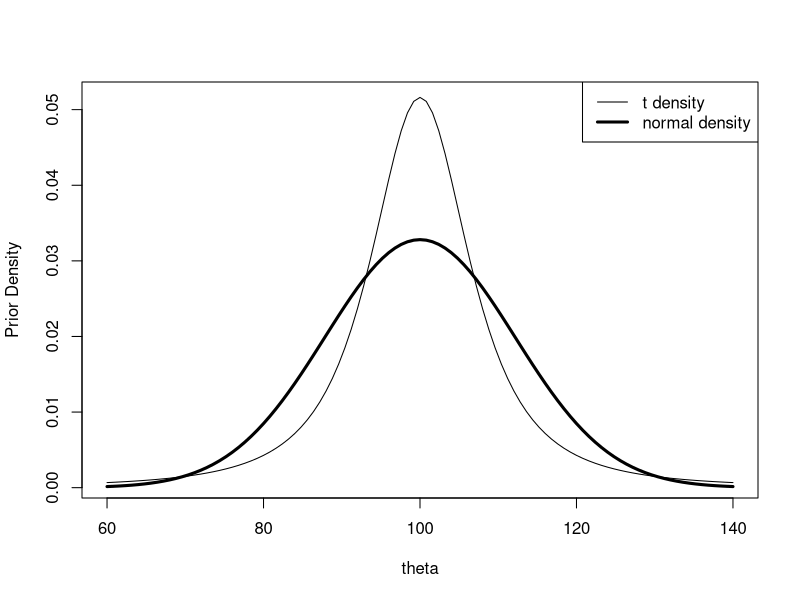
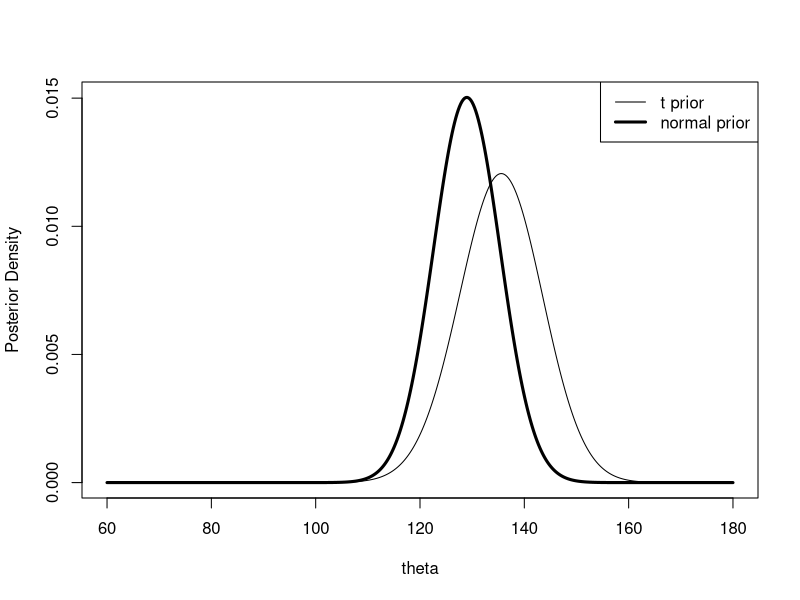

Generate these figures, in order, with R:
####################################################
# Section 3.4 An Illustration of Bayesian Robustness
####################################################

 library(LearnBayes)

 quantile1=list(p=.5,x=100); quantile2=list(p=.95,x=120)
 normal.select(quantile1, quantile2)

 mu = 100
 tau = 12.16
 sigma = 15
 n = 4
 se = sigma/sqrt(4)
 ybar = c(110, 125, 140)
 tau1 = 1/sqrt(1/se^2 + 1/tau^2)
 mu1 = (ybar/se^2 + mu/tau^2) * tau1^2
 summ1=cbind(ybar, mu1, tau1)
 summ1

 tscale = 20/qt(0.95, 2)
 tscale

 par(mfrow=c(1,1))
 curve(1/tscale*dt((x-mu)/tscale,2),
   from=60, to=140, xlab="theta", ylab="Prior Density")
 curve(dnorm(x,mean=mu,sd=tau), add=TRUE, lwd=3)
 legend("topright",legend=c("t density","normal density"),
   lwd=c(1,3))

 norm.t.compute=function(ybar) {
     theta = seq(60, 180, length = 500)
     like = dnorm(theta,mean=ybar,sd=sigma/sqrt(n))
     prior = dt((theta - mu)/tscale, 2)
     post = prior * like
     post = post/sum(post)
     m = sum(theta * post)
     s = sqrt(sum(theta^2 * post) - m^2)
     c(ybar, m, s) }

summ2=t(sapply(c(110, 125, 140),norm.t.compute))
dimnames(summ2)[[2]]=c("ybar","mu1 t","tau1 t")
summ2

 cbind(summ1,summ2)

 theta=seq(60, 180, length=500)
 normpost = dnorm(theta, mu1[3], tau1)
 normpost = normpost/sum(normpost)
 plot(theta,normpost,type="l",lwd=3,ylab="Posterior Density")
 like = dnorm(theta,mean=140,sd=sigma/sqrt(n))
 prior = dt((theta - mu)/tscale, 2)
 tpost = prior * like / sum(prior * like)  
 lines(theta,tpost)
 legend("topright",legend=c("t prior","normal prior"),lwd=c(1,3))
